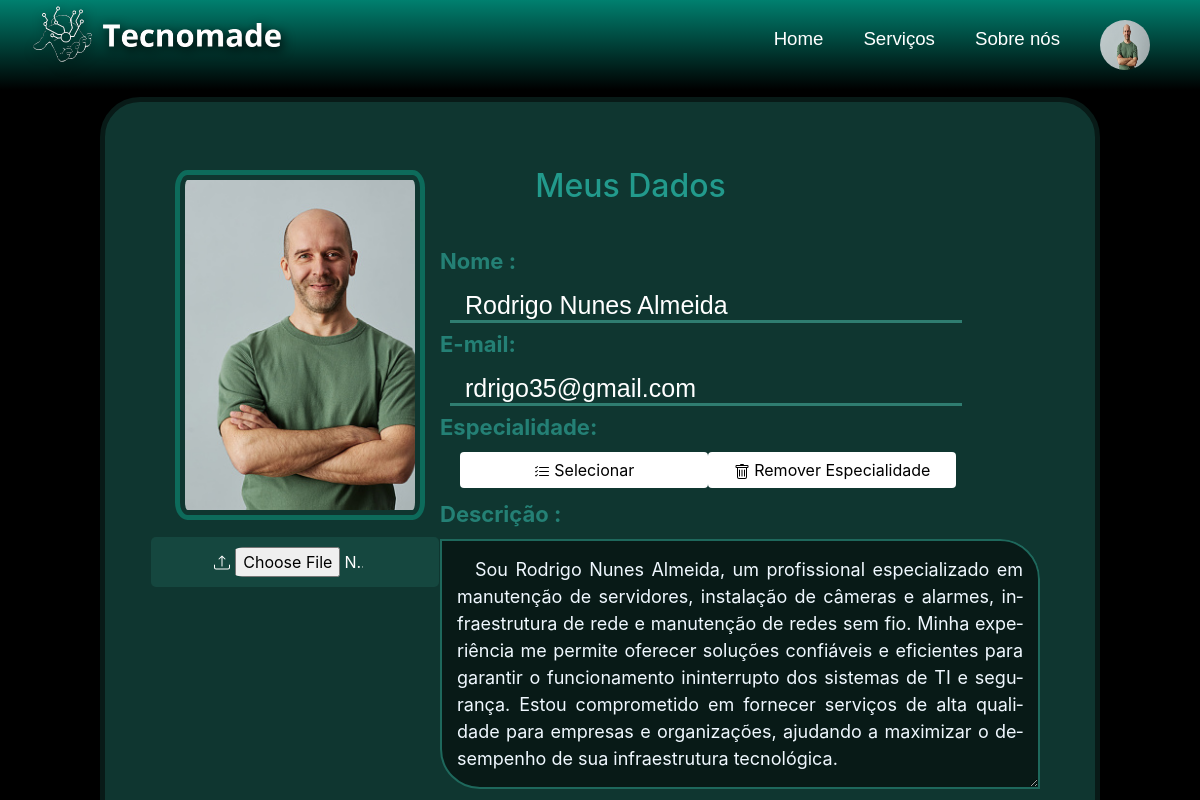
The app's page /editarPerfilPf.php (signed in) with its own data.
### tables this page shows
CREATE TABLE `prof` (
  `id_Pf` int(11) NOT NULL,
  `pfName` varchar(100) NOT NULL,
  `dtNasPf` date NOT NULL,
  `email` varchar(100) NOT NULL,
  `celPf` varchar(20) NOT NULL,
  `gender` char(1) NOT NULL,
  `hashPass` varchar(255) NOT NULL,
  `cnpj` varchar(20) NOT NULL,
  `imgName` varchar(255) NOT NULL,
  `categorias` varchar(20) DEFAULT NULL,
  `descPf` text NOT NULL,
  `avaliacao_media` float DEFAULT NULL
);

### editarPerfilPf.php (the view, shortened to what this page needs)
<?php
require_once "connect.php";
require_once 'navPf.php';
?>
<!DOCTYPE html>
<html lang="pt-br">
<head>
    <link rel="stylesheet" href="./css/perfilPf.css">
<link rel="stylesheet" href="https://stackpath.bootstrapcdn.com/bootstrap/4.3.1/css/bootstrap.min.css">
</head>
<body>
    <div class="container">
        <div class="dados-pf dados-pf_edit">
            <?php
            if (isset($_SESSION['id_Pf'])) {
                $sql = "SELECT * FROM prof WHERE id_Pf = $_SESSION[id_Pf]";
                $result = $conn->query($sql);
                if ($result->num_rows > 0) {
                    $row = $result->fetch_assoc();
                    if (!empty($row['imgName'])) {
                        $imgPf = "upload/" . $row['imgName'];
                        echo "<img src='$imgPf' class='imgPf_edit'><br><br>";
                    }
                    echo "<form method='POST' class='form_pf form_pf_edit' enctype='multipart/form-data'>";
                    echo"<div class='input_file'>";
                    echo "<svg xmlns='http://www.w3.org/2000/svg' width='16' height='16' fill='currentColor' class='bi bi-upload' viewBox='0 0 16 16'>
                    <path d='M.5 9.9a.5.5 0 0 1 .5.5v2.5a1 1 0 0 0 1 1h12a1 1 0 0 0 1-1v-2.5a.5.5 0 0 1 1 0v2.5a2 2 0 0 1-2 2H2a2 2 0 0 1-2-2v-2.5a.5.5 0 0 1 .5-.5'/>
                    <path d='M7.646 1.146a.5.5 0 0 1 .708 0l3 3a.5.5 0 0 1-.708.708L8.5 2.707V11.5a.5.5 0 0 1-1 0V2.707L5.354 4.854a.5.5 0 1 1-.708-.708z'/></svg><input type='file' name='imagem' accept='foto/'>";
                    echo "</div>";
                    echo "<div class='cont_pf cont_pf_edit'>";
                    echo "<h3 class='title_perfil title_perfil_edit'>Meus Dados</h3><br>";
                    echo "<hr>";
                    echo "<div class='area'>";
                    echo "<label class='lbl_dados'>Nome : </label><br>";
                    echo "<input type='text' class='inp_dados' name='pfName' value='" . $row["pfName"] . "'>";
                    echo "</div>";
                    echo "<div class='area'>";
                    echo "<label class='lbl_dados'>E-mail:</label><br>";
                    echo "<input type='text' class='inp_dados' name='email' value='" . $row["email"] . "'>";
                    echo "</div>";
                    echo "<div class='area'>";
                    echo "<label class='lbl_dados'>Especialidade:</label>";
                    echo "</div>";
                    echo "<div class='buttons_cat'>";
                    echo "<button type='button' class='btn btn-primary' onclick='loadServices()'><svg xmlns='http://www.w3.org/2000/svg' width='16' height='16' fill='currentColor' class='bi bi-list-check' viewBox='0 0 16 16'>
                    <path fill-rule='evenodd' d='M5 11.5a.5.5 0 0 1 .5-.5h9a.5.5 0 0 1 0 1h-9a.5.5 0 0 1-.5-.5m0-4a.5.5 0 0 1 .5-.5h9a.5.5 0 0 1 0 1h-9a.5.5 0 0 1-.5-.5m0-4a.5.5 0 0 1 .5-.5h9a.5.5 0 0 1 0 1h-9a.5.5 0 0 1-.5-.5M3.854 2.146a.5.5 0 0 1 0 .708l-1.5 1.5a.5.5 0 0 1-.708 0l-.5-.5a.5.5 0 1 1 .708-.708L2 3.293l1.146-1.147a.5.5 0 0 1 .708 0m0 4a.5.5 0 0 1 0 .708l-1.5 1.5a.5.5 0 0 1-.708 0l-.5-.5a.5.5 0 1 1 .708-.708L2 7.293l1.146-1.147a.5.5 0 0 1 .708 0m0 4a.5.5 0 0 1 0 .708l-1.5 1.5a.5.5 0 0 1-.708 0l-.5-.5a.5.5 0 0 1 .708-.708l.146.147 1.146-1.147a.5.5 0 0 1 .708 0'/>
                  </svg> Selecionar</button>";
                    echo "<button type='button' class='btn btn-primary'  id='btnRemoverCategoria'><svg xmlns='http://www.w3.org/2000/svg' width='16' height='16' fill='currentColor' class='bi bi-trash' viewBox='0 0 16 16'>
                    <path d='M5.5 5.5A.5.5 0 0 1 6 6v6a.5.5 0 0 1-1 0V6a.5.5 0 0 1 .5-.5m2.5 0a.5.5 0 0 1 .5.5v6a.5.5 0 0 1-1 0V6a.5.5 0 0 1 .5-.5m3 .5a.5.5 0 0 0-1 0v6a.5.5 0 0 0 1 0z'/>
                    <path d='M14.5 3a1 1 0 0 1-1 1H13v9a2 2 0 0 1-2 2H5a2 2 0 0 1-2-2V4h-.5a1 1 0 0 1-1-1V2a1 1 0 0 1 1-1H6a1 1 0 0 1 1-1h2a1 1 0 0 1 1 1h3.5a1 1 0 0 1 1 1zM4.118 4 4 4.059V13a1 1 0 0 0 1 1h6a1 1 0 0 0 1-1V4.059L11.882 4zM2.5 3h11V2h-11z'/>
                  </svg> Remover Especialidade</button>";
                    echo "</div>";
                    if ($row['descPf'] != '') {
                    echo "<label class='lbl_dados'>Descrição :</label><br>";
                    echo "<div class='cont_descPf_textarea'>";
                    echo "<textarea name='descPf' class='descPf  '>" . $row["descPf"] . "</textarea>";
                    echo "</div>";
                    }
                    echo "</div>";
                    echo "</form>";
                }
            } else {
                echo "ID do usuário não encontrado.";
            }
            ?>
        </div>
    </div>
</body>
</html>

### navPf.php (shortened to what this page needs)
<?php
include ("connect.php");
?>
<head>
  <link rel="stylesheet" href="./css/style_nav.css">
</head>
<div class="header cleafix">
  <div class="container_nav">
    <a class="backhome" href="index.php">
      <img src="./imgs/icon_logo_nav_bar.png" class="logo" />
    </a>
    <ul class="nav">
      <li><a href="homePf.php" class="nav-links linkHome">Home</a></li>
      <li><a href="paginaDeServicosParaPrestador.php" class="nav-links linkServices">Serviços</a></li>
      <li><a href="sobre.php" class="nav-links linkSobre">Sobre nós</a></li>
      <li class="nav-item dropdown_nav">
        <a class="nav-img">
          <?php
          $sql = "SELECT * FROM prof WHERE id_Pf = $_SESSION[id_Pf]";
          $result = $conn->query($sql);
          if ($result->num_rows > 0) {
            $row = $result->fetch_assoc();
            if (!empty($row['imgName'])) {
              $imgPf = "upload/" . $row['imgName'];
              echo "<img src='$imgPf' alt='Imagem do Profissional' class='imgPf'><br><br>";
            }
          }
          ?>
        </a>
      </li>
    </ul>
  </div>
</div>

### css/style_nav.css (style rules this page uses)
.header { height: 80px; width: 100%; padding: 0px 20px; box-sizing: border-box; position: absolute; display: flex; flex-wrap: wrap; background: linear-gradient(0deg, transparent, rgb(0, 128, 111)); height: 90px; font-family: "League Spartan", sans-serif; width: 100%; top: 0; left: 0; align-items: center; z-index: 9; transition: background-color 0.3s ease; }
.logo { display: block; width: auto !important; height: 80px; object-fit: cover; padding: 10px; filter: drop-shadow(2px 4px 6px black); float: left; margin-top: -20px; }
.nav { float: right; list-style: none !important; position: absolute; right: 30px; }
.nav li { float: left; }
.nav a { display: block; text-decoration: none !important; padding: 10px 20px; font-size: 14pt; }
.nav-links,.nav-link { color: #ffffff; text-decoration: none !important; }
.nav-links::after, .nav-link::after { display: block; margin: 0 auto; margin-top: 5px; width: 0; height: 2px; background-color: rgb(255, 255, 255); content: ""; opacity: 0; -webkit-transition: width 0.6s, opacity 0.8s; -moz-transition: width 0.6s, opacity 0.8s; transition: width 0.6s, opacity 0.8s; }

### css/perfilPf.css (style rules this page uses)
body, html { margin: 0; padding: 0; box-sizing: border-box; background-color: black !important; }
.container { width: 80%; height: 100%; padding-top: 5%; background-color: rgb(0, 0, 0); margin-top: 10%; display: flex; margin: auto; justify-content: center; overflow: hidden; position: relative; }
.container .imgPf_edit { width: 250px; height: 350px; text-align: center; display: flex; position: relative; border-radius: 5%; padding: 5px; margin-bottom: 0; border: 5px solid rgb(13, 107, 91); object-fit: cover; top: 30%; transform: translateY(-50%); transition: 1s; margin: 0 15px 0 55px; }
.inp_dados { color: rgb(0, 0, 0); font-size: 18px; margin-top: 5px; margin-left: 10px; width: 80%; min-height: 25px; color: rgb(255, 255, 255); padding: 0px 10px 0px 15px; background: transparent; border: none; border-bottom: 3px solid #2f7d70; outline: none; line-height: 25px; margin-bottom: 5px; font-family: "League Spartan", sans-serif; font-size: 25px; }
.lbl_dados { color: rgb(36, 128, 117); font-size: 22px; font-weight: bold; }
.input_file { display: flex; background: #15473f; border-radius: 5px; padding: 5px; margin: 5px; margin-top: 40px; color: #ffffff; width: 45%; padding-left:0; position: relative; top: 50%; left: -46%; }
.input_file svg { margin-top: 8px; height: 25px; color: #ffffff; margin-left: 22.5%; }
input[type=file] { width: 45% ; margin: 5px !important; border-radius: 10% !important; padding: 5px; }
hr { border: 2px solid #0f3630 !important; padding: 0; width: 100%; }
.buttons_cat { display: block; margin-left: 20px; }
.btn { margin-bottom: 10px; width: 40%; background-color: #ffffff !important; color: #000000 !important; border: none !important; }
input[type="file"] { appearance: none; background-color: initial; cursor: default; align-items: baseline; color: inherit; text-overflow: ellipsis; text-align: start !important; padding: initial; border: initial; white-space: pre; overflow: hidden !important; }
.form_pf { width: 100%; height: 100%; }
.cont_pf_edit { margin-top:-90px ; }
.title_perfil { color: rgb(34, 154, 140); text-align: center; margin: 50px 35px 30px 30px; margin-bottom: -20px; margin-left: -15%; font-size: 32px; }
.title_perfil_edit { margin-left: -35%; }
.descPf { overflow: scroll !important; word-wrap: break-word; min-height: 100px; max-height: 250px; width: 650px; border-radius: 0px 40px 0px 40px; text-align: justify; padding: 15px; padding-right: 15px; background-color: #081a17; color: aliceblue; text-indent: 1em; overflow-wrap: break-word; font-size: 18px; border: #1e685c solid 2px; hyphens: auto; margin-bottom: 4%; }
textarea { min-height: 250px !important; width: 600px !important; }
.cont_descPf_textarea { overflow: hidden !important; border-radius: 0px 40px 0px 40px; min-height: 250px !important; width: 600px !important; }
.dados-pf { display: flex; min-height: 850px; max-height: 950px; width: 1000px; border-radius: 40px; position: relative; top: 5%; padding: 15px; border: #081a17 5px solid; background-color: #0f3630; overflow: hidden; }
.dados-pf_edit { min-height: 800px; max-height: 800px; }

### navPf.php (style rules this page uses)
.nav-img img { width: 50px; height: 50px; border-radius: 50%; margin-top: -5px; }

### records on screen
prof: imgName (picture), pfName "Rodrigo Nunes Almeida", email "rdrigo35@gmail.com", descPf "Sou Rodrigo Nunes Almeida, um profissional especializado em manutenção de servidores, instalação de câmeras e alarmes, infraestrutura de rede e manutenção de redes sem fio. Minha experiência me permite oferecer soluções confiáveis e eficientes para garantir o funcionamento ininterrupto dos sistemas de TI e segurança. Estou comprometido em fornecer serviços de alta qualidade para empresas e organizações, ajudando a maximizar o desempenho de sua infraestrutura tecnológica."
